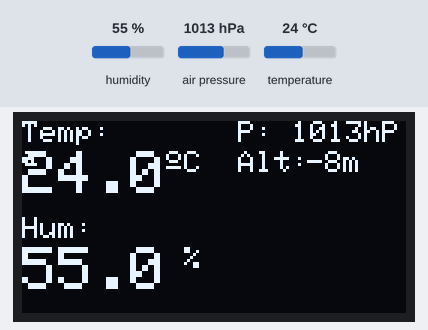
Recording of a sketch running on a simulated Arduino Uno, built with avr-gcc and run on an emulated ATmega328P. Shown: 128×64 one-colour display. The inputs (shaded band) are chosen by the test bench; at power-on: humidity 55 %, air pressure 1013 hPa, temperature 24 °C.

Above: at 1.2 s.
1.3 s: humidity set to 22 %
At 5.8 s:
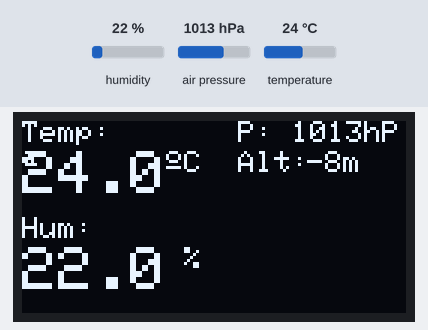
6.8 s: air pressure set to 952 hPa
At 11.0 s:
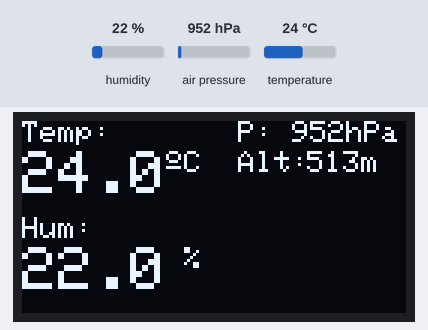
11.9 s: temperature set to 12 °C
At 16.2 s:
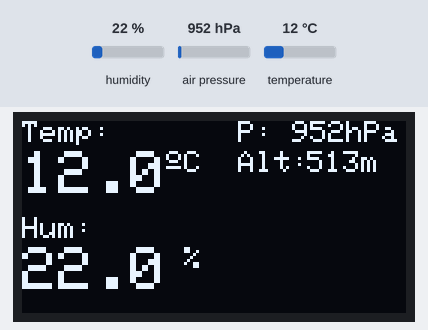
17.0 s: humidity set to 40 %
At 21.5 s:
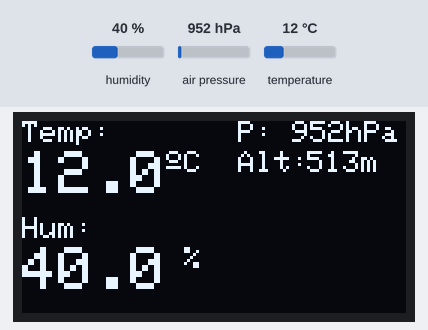
Timing chart, 0 to 23.0 s (numbered marks = the images above; inputs shaded):
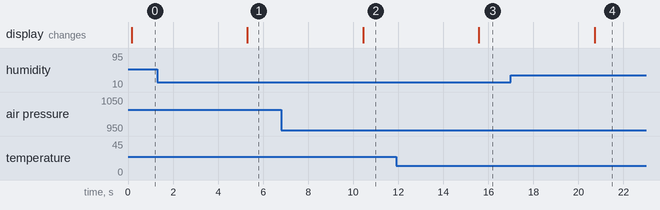

Measured:
- after the input at 1.3 s, the display: changes after 4.0 s (image 1)
- after the input at 6.8 s, the display: changes after 3.6 s (image 2)
- after the input at 11.9 s, the display: changes after 3.7 s (image 3)
- after the input at 17.0 s, the display: changes after 3.7 s (image 4)

The sketch:

arduino_bme_with_oled_display.ino
```cpp
#include <Wire.h>
#include <Adafruit_SSD1306.h>
#include <Adafruit_Sensor.h>
#include <Adafruit_BME280.h>

#define SEALEVELPRESSURE_HPA (1012)
#define SCREEN_WIDTH 128 // OLED display width, in pixels
#define SCREEN_HEIGHT 64 // OLED display height, in pixels

Adafruit_BME280 bme;
// Declaration for an SSD1306 display connected to I2C (SDA, SCL pins)
Adafruit_SSD1306 display(SCREEN_WIDTH, SCREEN_HEIGHT, &Wire, -1);

struct SensorData
{
  float temperature;
  float humidity;
  float pressure;
  float altitude;
};

void setup()
{
  Serial.begin(9600);
  Wire.begin();
  display.begin(SSD1306_SWITCHCAPVCC, 0x3C);
  if (!bme.begin(0x76))
  { // o 0x77, según tu módulo
    Serial.println("❌ No se detecta el BME280!");
    while (1)
      ;
  }
  // Configure sensor sampling mode
  bme.setSampling(
      Adafruit_BME280::MODE_FORCED, // Forced mode = single measurement per trigger
      Adafruit_BME280::SAMPLING_X1, // Temperature oversampling
      Adafruit_BME280::SAMPLING_X1, // Pressure oversampling
      Adafruit_BME280::SAMPLING_X1, // Humidity oversampling
      Adafruit_BME280::FILTER_OFF   // No filtering
  );
}

void loop()
{
  SensorData data = getValues();
  display_sensor_values(data);
  delay(5000);
}

SensorData getValues()
{
  bme.takeForcedMeasurement();
  delay(100);
  SensorData data;
  data.temperature = bme.readTemperature();
  data.humidity = bme.readHumidity();
  data.pressure = bme.readPressure() / 100.0F; // Convert Pa → hPa
  data.altitude = bme.readAltitude(SEALEVELPRESSURE_HPA);
  return data;
}

void display_sensor_values(SensorData data)
{
  display.clearDisplay();
  display.setTextSize(1);
  display.setTextColor(SSD1306_WHITE);
  display.setCursor(0, 0);

  display.clearDisplay();

  // Temperature (big)
  display.setTextSize(1);
  display.setCursor(0, 0);
  display.print("Temp: ");
  display.setTextSize(2);
  display.setCursor(0, 10);
  display.print(data.temperature, 1); // one decimal
  display.setTextSize(1);
  display.cp437(true);
  display.write(167); // degree symbol
  display.print("C");

  // Humidity (big)
  display.setTextSize(1);
  display.setCursor(0, 32);
  display.print("Hum: ");
  display.setTextSize(2);
  display.setCursor(0, 42);
  display.print(data.humidity, 1);
  display.setTextSize(1);
  display.print(" %");

  // Pressure (small)
  display.setTextSize(1);
  display.setCursor(72, 0);
  display.print("P:");
  display.setCursor(90, 0);
  display.print(data.pressure, 0); // no decimals
  display.print("hPa");

  // Altitude (small)
  display.setCursor(72, 10);
  display.print("Alt:");
  display.setCursor(95, 10);
  display.print(data.altitude, 0);
  display.print("m");

  display.display();
}
```
